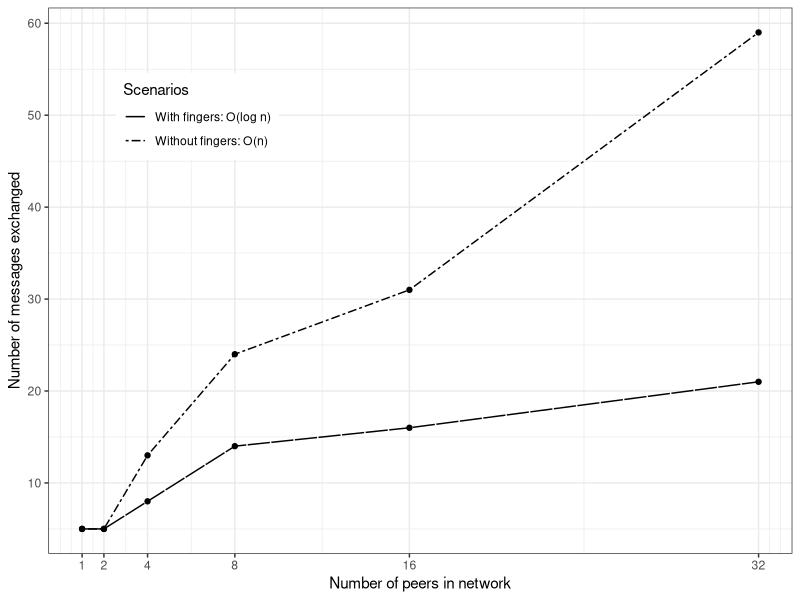

Reproduce this figure in R. (Note: this script raises an error after producing the figure.)
library(ggplot2)
 #setwd("~/Desktop")
setwd("/media/shikhar/New Volume/Dropbox/Dropbox/LAB_6021/DTRM/Paper/Plots")
df <- read.csv("data_cmp.csv")

plot <- ggplot(df, aes(x=n)) +
        geom_point(aes(y = msg)) +
        geom_line(aes(y = msg, linetype=type)) +
        theme_bw() +
        scale_x_continuous(breaks = c(1,2,4,8,16,32)) +
        scale_y_continuous(breaks = c(10,20,30,40,50,60)) +
        theme(legend.position = c(.2, .8)) + 
        #scale_linetype_discrete(name = "Fancy Title", values = c("logn""O(log n)", )) +
        scale_linetype_manual("Scenarios" ,labels = c("With fingers: O(log n)", "Without fingers: O(n)"), values = c("F1", "twodash")) +
        #ggtitle("Performance of join network operation") +
        labs(y = "Number of messages exchanged", x = "Number of peers in network")+
        ggsave(file="Performance of join network operation.png",  width = 15.875, height=11.985625, units = "cm", dpi=300)

print(plot)

